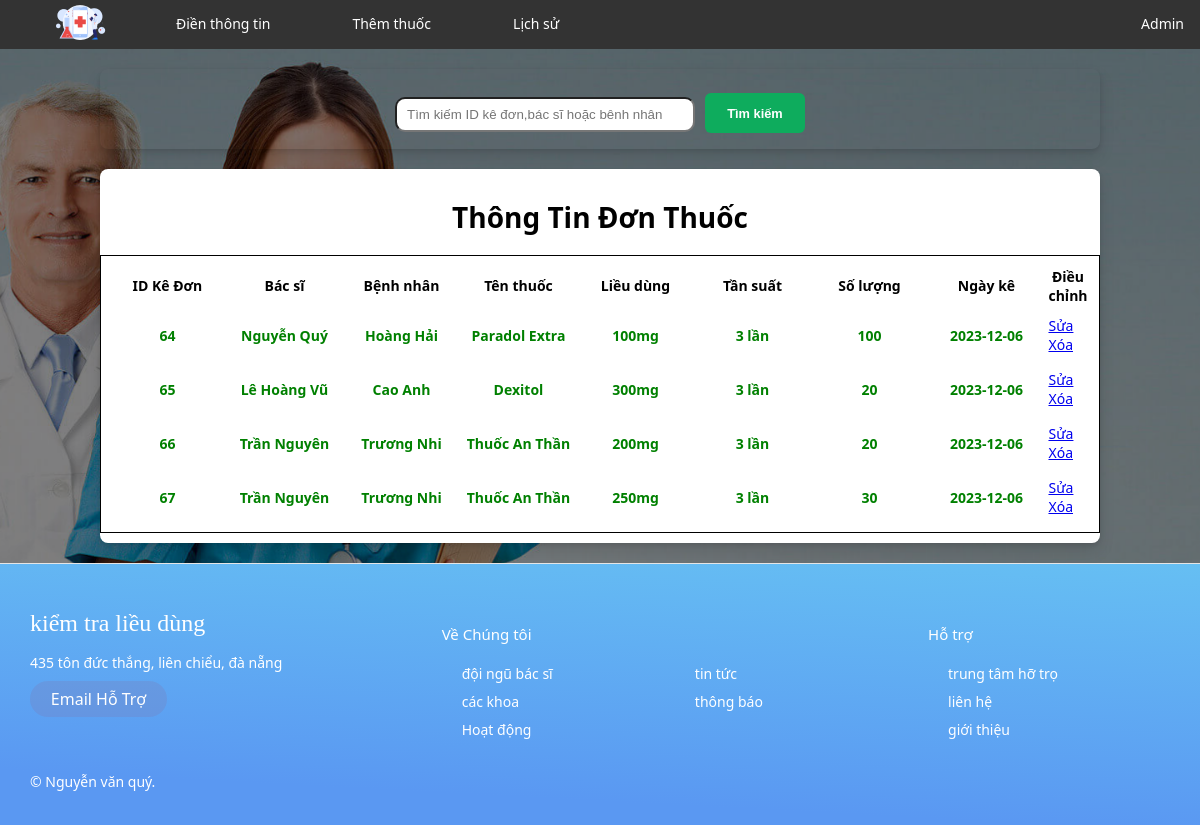
Screenshot of /index.php?page=lichsu with the database file from the repository.
### tables this page shows
CREATE TABLE `prescription_detail` (
  `id` int(11) NOT NULL,
  `idprescription` int(11) DEFAULT NULL,
  `idmedicine` int(11) DEFAULT NULL,
  `dose` float DEFAULT NULL,
  `frequency` int(11) DEFAULT NULL,
  `quantity` int(11) DEFAULT NULL
);

CREATE TABLE `doctor` (
  `id` int(11) NOT NULL,
  `name` varchar(255) DEFAULT NULL
);

CREATE TABLE `patient` (
  `id` int(11) NOT NULL,
  `name` varchar(255) DEFAULT NULL
);

CREATE TABLE `medicine` (
  `id` int(11) NOT NULL,
  `name` varchar(255) DEFAULT NULL,
  `dosemax` float DEFAULT NULL,
  `dosemin` float DEFAULT NULL,
  `frequency` int(11) DEFAULT NULL
);

CREATE TABLE `prescription` (
  `id` int(11) NOT NULL,
  `iddoctor` int(11) DEFAULT NULL,
  `idpatient` int(11) DEFAULT NULL,
  `date` date DEFAULT NULL
);

### page/lichsu.php (the view, shortened to what this page needs)
<?php
   include "connect.php";
   $sql = "SELECT pd.id, pd.dose as dose, pd.frequency as frequency, pd.quantity as quantity , d.name AS doctor_name, p.name AS patient_name, m.name AS medicine_name, pr.date
   FROM prescription_detail pd
   INNER JOIN prescription pr ON pd.idprescription = pr.id
   INNER JOIN doctor d ON pr.iddoctor = d.id
   INNER JOIN patient p ON pr.idpatient = p.id
   INNER JOIN medicine m ON pd.idmedicine = m.id";
    $thongtin = $mysqli->query($sql);
?>
<main>
<form class="phom" action="index.php?page=timkiem" method="post">
<div class="search" style="display: flex;text-align: center;width: auto;" >
 <input class="input1" placeholder="Tìm kiếm ID kê đơn,bác sĩ hoặc bênh nhân" type="text" name="tukhoa">
 <input class="button" name="timkiem" type="submit" value="Tìm kiếm"><br>
 </div>
</form>
<form action="#" style="height: auto;padding: 10px;">
        <h1>Thông Tin Đơn Thuốc</h1>
        <div class="container-thongtin" style="  border: 1px solid #000;padding: 5px;">
            <table class="table" style="  border-collapse: separate;border-spacing: 5px;">
                <tr>
                    <th>ID Kê Đơn</th>
                    <th>Bác sĩ</th>
                    <th>Bệnh nhân</th>
                    <th>Tên thuốc</th>
                    <th>Liều dùng</th>
                    <th>Tần suất</th>
                    <th>Số lượng</th>
                    <th>Ngày kê</th>
                    <th>Điều chỉnh</th>
                </tr>
    <?php
        if ($thongtin->num_rows > 0) {
            while ($row = $thongtin->fetch_assoc()) {
                $id = $row['id'];
                $doctorName = $row['doctor_name'];
                $patientName = $row['patient_name'];
                $medicineName = $row['medicine_name'];
                $dose = $row['dose'];
                $frequancy = $row['frequency'];
                $quantity = $row['quantity'];
                $date = $row['date'];
                ?>
                <div class="kedon">
                    <tr>
                        <td><p class="text"><?php echo $id; ?></p></td>
                        <td><p class="text"><?php echo $doctorName; ?></p></td>
                        <td><p class="text"><?php echo $patientName; ?></p></td>
                        <td><p class="text"><?php echo $medicineName; ?></p></td>
                        <td><p class="text"><?php echo $dose; ?>mg</p></td>
                        <td><p class="text"><?php echo $frequancy; ?> lần</p></td>
                        <td><p class="text"><?php echo $quantity; ?></p></td>
                        <td><p class="text"><?php echo $date; ?></p></td>
                        <td><a href="index.php?page=edit&id=<?php echo $id; ?>">Sửa</a> <a href="index.php?page=delete&id=<?php echo $id; ?>"> Xóa</a></td>
                    </tr>
                </div>
                <?php
            }
        } else {
            echo "Không có kết quả.";
        }
        ?>
            </table>
        </div>
    </form>
</main>

### index.php (shortened to what this page needs)
<!DOCTYPE html>
<html lang="en">
<head>
    <link rel="stylesheet" href="css/footer.css">
    <link rel="stylesheet" href="css/navbar.css">
    <link rel="stylesheet" href="css/themthuoc.css">
</head>
<body>
    <?php
     include("connect.php");
    ?>
<?php
include("page/navbar.php");
if (isset($_GET['page'])) {
    $page = $_GET['page'];
    switch ($page) {
        case 'lichsu':
            include("page/lichsu.php");
            break;
    }
} else {
  include("page/trangchu.php");
}
include("page/footer.php");
?>
</body>
</html>

### page/navbar.php
<header>
    <ul class="ul_nav">
        <li class="li_nav"><img class="image-taotaikhoan" src="img/image_taotaikhoan.png" /></li>
        <li class="li_nav"><a href="index.php?page=trangchu">Điền thông tin</a></li>
        <li class="li_nav"><a href="index.php?page=themthuoc">Thêm thuốc</a></li>
        <li class="li_nav"><a href="index.php?page=lichsu">Lịch sử</a></li>
        <li class="li_nav" style="float:right"><a class="button-btn-primary" href="#about">Admin</a></li>
    </ul>
</header>

### page/footer.php
<footer class="footer">
        <div class="footer__addr">
          <h1 class="footer__logo">Kiểm tra liều dùng</h1>
          <address>
            435 tôn đức thắng, liên chiểu, đà nẵng<br>
            <a class="footer__btn" href="mailto:example@gmail.com">Email Hỗ Trợ</a>
          </address>
        </div>
        <ul class="footer__nav">
          <li class="nav__item nav__item--extra">
            <h2 class="nav__title">Về Chúng tôi</h2>
            <ul class="nav__ul nav__ul--extra" >
              <li>
                <a href="nav">đội ngũ bác sĩ</a>
              </li>
              <li>
                <a href="#">các khoa</a>
              </li>
              <li>
                <a href="#">Hoạt động</a>
              </li>
              <li>
                <a href="#">tin tức</a>
              </li>
              <li>
                <a href="#">thông báo</a>
              </li>
            </ul>
          </li>
          <li class="nav__item">
            <h2 class="nav__title">Hỗ trợ</h2>
            <ul class="nav__ul">
              <li>
                <a href="#">trung tâm hỡ trọ</a>
              </li>
              <li>
                <a href="#">liên hệ</a>
              </li>
              <li>
                <a href="#">giới thiệu</a>
              </li>
            </ul>
          </li>
        </ul>
        <div class="legal">
          <p>&copy; Nguyễn văn quý.</p>
        </div>
      </footer>

### css/footer.css (style rules this page uses)
*, *:before, *:after { box-sizing: border-box; }
html { font-size: 100%; }
body { font-family: acumin-pro, system-ui, sans-serif; margin: 0; display: grid; grid-template-rows: auto 1fr auto; font-size: 14px; background-color: #f4f4f4; align-items: start; min-height: 100vh; }
.footer { display: flex; flex-flow: row wrap; padding: 30px 30px 20px 30px; color: #2f2f2f; background: linear-gradient(183deg, #67C3F3 -8.57%, #5A98F2 82.96%); border-top: 1px solid #e5e5e5; }
.footer > * { flex: 1 100%; }
.footer__addr { margin-right: 1.25em; margin-bottom: 2em; color: white; }
.footer__logo { font-family: 'Pacifico', cursive; font-weight: 400; text-transform: lowercase; font-size: 1.5rem; color: white; }
.nav__title { font-weight: 400; font-size: 15px; color: white; }
.footer address { font-style: normal; color: #ffffff; }
.footer__btn { display: flex; align-items: center; justify-content: center; height: 36px; max-width: max-content; background-color: rgba(209, 11, 11, 0.07); border-radius: 100px; color: #910000; line-height: 0; margin: 0.6em 0; font-size: 1rem; padding: 0 1.3em; }
.footer ul { list-style: none; padding-left: 0; }
.footer li { line-height: 2em; margin-left: 20px; }
.footer a { text-decoration: none; color: white; }
.footer__nav { display: flex; flex-flow: row wrap; }
.footer__nav > * { flex: 1 50%; margin-right: 1.25em; }
.nav__ul a { color: #ffffff; }
.nav__ul--extra { column-count: 2; column-gap: 1.25em; }
.legal { display: flex; flex-wrap: wrap; color: #ffffff; }
@media screen and (min-width: 40.375em) { .footer__nav > * { flex: 1; } }
@media screen and (min-width: 40.375em) { .nav__item--extra { flex-grow: 2; } }
@media screen and (min-width: 40.375em) { .footer__addr { flex: 1 0px; } }
@media screen and (min-width: 40.375em) { .footer__nav { flex: 2 0px; } }

### css/navbar.css (style rules this page uses)
.ul_nav { list-style-type: none; margin: 0; padding: 0; overflow: hidden; background-color: #333; }
.li_nav { float: left; margin-left: 50px; }
.li_nav a { display: block; color: white; text-align: center; padding: 14px 16px; text-decoration: none; }

### css/themthuoc.css (style rules this page uses)
body { background-image: url("../img/background.png"); background-repeat: no-repeat; background-size: cover; }
form { justify-content: center top; display: flex; flex-direction: column; align-items: center; background: #fff; border-radius: 8px; padding: 20px; box-shadow: 0 2px 4px rgba(0, 0, 0, 0.1), 0 8px 16px rgba(0, 0, 0, 0.1); max-width: 1000px; width: 100%; height: 600px; margin: auto; margin-top: 20px; margin-bottom: 20px; }
.button { border: none; outline: none; height: 50px; text-align: center; width: 150px; cursor: pointer; background: rgb(14, 172, 93); padding: 15px 0; border-radius: 6px; color: #fff; font-size: 1rem; font-weight: 600; transition: 0.2s ease; }
.input1 { width: 100%; padding: 12px 20px; margin: 8px 0; box-sizing: border-box; }

### page/lichsu.php (style rules this page uses)
.text { display: block; color: black; width: 110px; font-size: 14px; font-weight: 600; color: green; text-align: center; text-decoration: none; }
.input1 { width: 300px; padding: 8px 10px; margin: 8px 0; border-radius: 10px; box-sizing: border-box; }
.phom { background-color: transparent;height: 80px; }
.button { border: none; outline: none; height: 40px; text-align: center; width: 100px; cursor: pointer; margin-top: 4px; margin-left: 10px; background: rgb(14, 172, 93); padding: 10px 0; border-radius: 6px; color: #fff; font-size: 0.8rem; font-weight: 600; transition: 0.2s ease; }

### rows the page displays
prescription_detail: id "64", doctor.name "Nguyễn Quý", patient.name "Hoàng Hải", idmedicine.name "Paradol Extra", dose "100", frequency "3", quantity "100", idprescription.date "2023-12-06"
prescription_detail: id "65", doctor.name "Lê Hoàng Vũ", patient.name "Cao Anh", idmedicine.name "Dexitol", dose "300", frequency "3", quantity "20", idprescription.date "2023-12-06"
prescription_detail: id "66", doctor.name "Trần Nguyên", patient.name "Trương Nhi", idmedicine.name "Thuốc An Thần", dose "200", frequency "3", quantity "20", idprescription.date "2023-12-06"
prescription_detail: id "67", doctor.name "Trần Nguyên", patient.name "Trương Nhi", idmedicine.name "Thuốc An Thần", dose "250", frequency "3", quantity "30", idprescription.date "2023-12-06"
